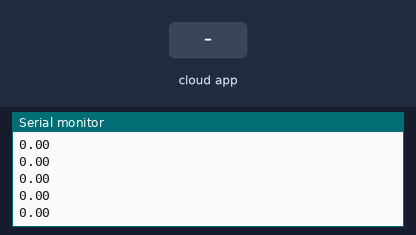
The sketch below on a simulated ESP8266 (NodeMCU). Shown: the last lines printed to the serial monitor. Inputs (shaded band) come from the test bench. WiFi joins after 1.5 s; servers stay silent unless stated; the Firebase database answers and starts empty.

Above: at 2.7 s.
2.8 s: the phone or cloud app sets sliderValue to 25
At 3.02 s:
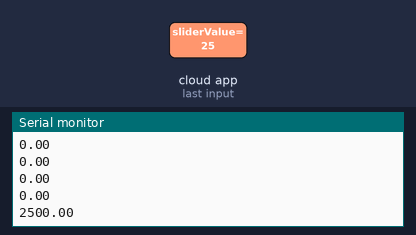
4.3 s: the phone or cloud app sets sliderValue to 50
At 4.6 s:
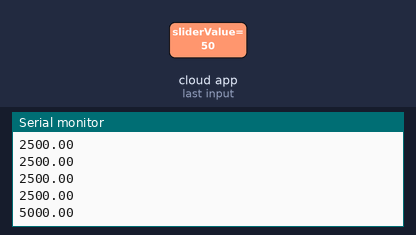
Timing chart, 0 to 7.3 s (numbered marks = the images above; inputs shaded):
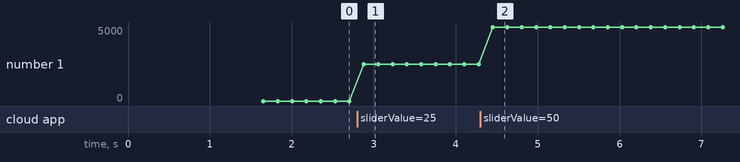

The sketch:

FirebaseDemo_ESP8266.ino
```cpp
#include <ESP8266WiFi.h>
#include  <FirebaseArduino.h>

// Set these to run example.
#define FIREBASE_HOST "test-firebase-4e1b8-default-rtdb.europe-west1.firebasedatabase.app"
#define FIREBASE_AUTH "lMsCSSJBkG1pu9dngbW5partlyWdYLTV21ZYosQz"
#define WIFI_SSID "Prorider"
#define WIFI_PASSWORD "TaishaOneLove2013"

void setup() {
  Serial.begin(9600);

  // connect to wifi.
  WiFi.begin(WIFI_SSID, WIFI_PASSWORD);
  Serial.print("connecting");
  while (WiFi.status() != WL_CONNECTED) {
    Serial.print(".");
    delay(500);
  }
  Serial.println();
  Serial.print("connected: ");
  Serial.println(WiFi.localIP());

  Firebase.begin(FIREBASE_HOST, FIREBASE_AUTH);
}

int n = 0;

void loop() {
  // set value
//  Firebase.setFloat("number", 42.0);
//  // handle error
//  if (Firebase.failed()) {
//      Serial.print("setting /number failed:");
//      Serial.println(Firebase.error());
//      return;
//  }
//  delay(1000);
//
//  // update value
//  Firebase.setFloat("number", 43.0);
//  // handle error
//  if (Firebase.failed()) {
//      Serial.print("setting /number failed:");
//      Serial.println(Firebase.error());
//      return;
//  }
//  delay(1000);
//
//  // get value
//  Serial.print("number: ");
//  Serial.println(Firebase.getFloat("number"));
//  delay(1000);
//
//  // remove value
//  Firebase.remove("number");
//  delay(1000);
//
//  // set string value
//  Firebase.setString("message", "hello world");
//  // handle error
//  if (Firebase.failed()) {
//      Serial.print("setting /message failed:");
//      Serial.println(Firebase.error());
//      return;
//  }
//  delay(1000);
//
//  // set bool value
//  Firebase.setBool("truth", false);
//  // handle error
//  if (Firebase.failed()) {
//      Serial.print("setting /truth failed:");
//      Serial.println(Firebase.error());
//      return;
//  }
//  delay(1000);
//
//  // append a new value to /logs
//  String name = Firebase.pushInt("logs", n++);
//  // handle error
//  if (Firebase.failed()) {
//      Serial.print("pushing /logs failed:");
//      Serial.println(Firebase.error());
//      return;
//  }
//  Serial.print("pushed: /logs/");
//  Serial.println(name);


  float f = Firebase.getFloat("sliderValue");
  Serial.println(f * 100);
  delay(25);
}
```

Measured:
- after the input at 2.8 s, the serial monitor: prints a new line after 0.08 s (image 1)
- after the input at 4.3 s, the serial monitor: prints a new line after 0.16 s (image 2)
- plotted number 1: 0 → 2500 after the input at 2.8 s, 2500 → 5000 after the input at 4.3 s
